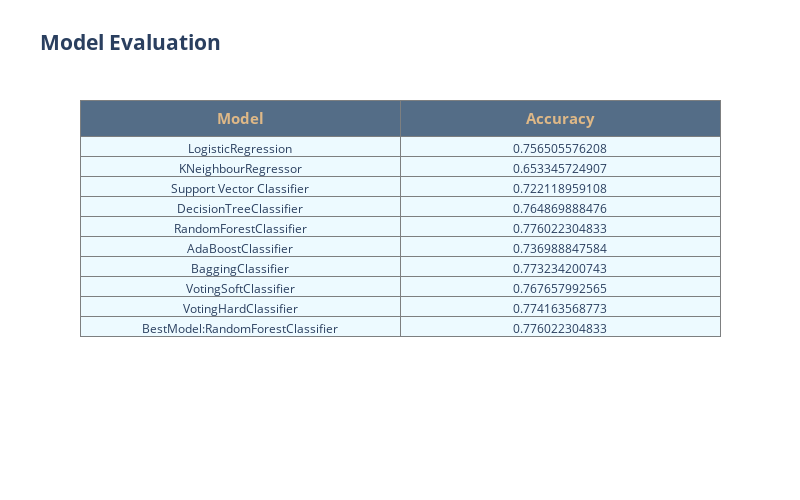

Notebook code for this chart:
### Code cell
#Plot our all models
scores = acc
df = pd.DataFrame(acc)
df.loc[model_name_list[best_acc_index]] = df.max()
df= df.rename(columns={0: 'accuracy'})
trace = go.Table(
    header=dict(values=['<b>Model', '<b>Accuracy'],
    line = dict(color='#7D7F80'),
    fill = dict(color='#546d87'),
    align = ['center'],
    font = dict(size = 15,color='burlywood')),
    cells=dict(values=[('LogisticRegression','KNeighbourRegressor','Support Vector Classifier','DecisionTreeClassifier','RandomForestClassifier','AdaBoostClassifier','BaggingClassifier','VotingSoftClassifier','VotingHardClassifier',f'BestModel:{model_name_list[best_acc_index]}'),
                           np.round(df['accuracy'],12)],
    line = dict(color='#7D7F80'),
    fill = dict(color='#EDFAFF'),
    align = ['center'], font = dict(size = 12)))
layout = dict(width=800, height=500, title = '<b>Model Evaluation</b><br>', font = dict(size = 15))
fig = dict(data=[trace], layout=layout)

py.iplot(fig, filename = 'styled_table')

### Figure 1 — Plotly figure (JSON) as saved in the notebook; plotly's stock layout.template omitted (floating-point values rounded to 4 significant figures)
{"data": [{"cells": {"align": ["center"], "fill": {"color": "#EDFAFF"}, "font": {"size": 12}, "line": {"color": "#7D7F80"}, "values": [["LogisticRegression", "KNeighbourRegressor", "Support Vector Classifier", "DecisionTreeClassifier", "RandomForestClassifier", "AdaBoostClassifier", "BaggingClassifier", "VotingSoftClassifier", "VotingHardClassifier", "BestModel:RandomForestClassifier"], [0.7565, 0.6533, 0.7221, 0.7649, 0.776, 0.737, 0.7732, 0.7677, 0.7742, 0.776]]}, "header": {"align": ["center"], "fill": {"color": "#546d87"}, "font": {"color": "burlywood", "size": 15}, "line": {"color": "#7D7F80"}, "values": ["<b>Model", "<b>Accuracy"]}, "type": "table"}], "layout": {"font": {"size": 15}, "height": 500, "title": {"text": "<b>Model Evaluation</b><br>"}, "width": 800}}
